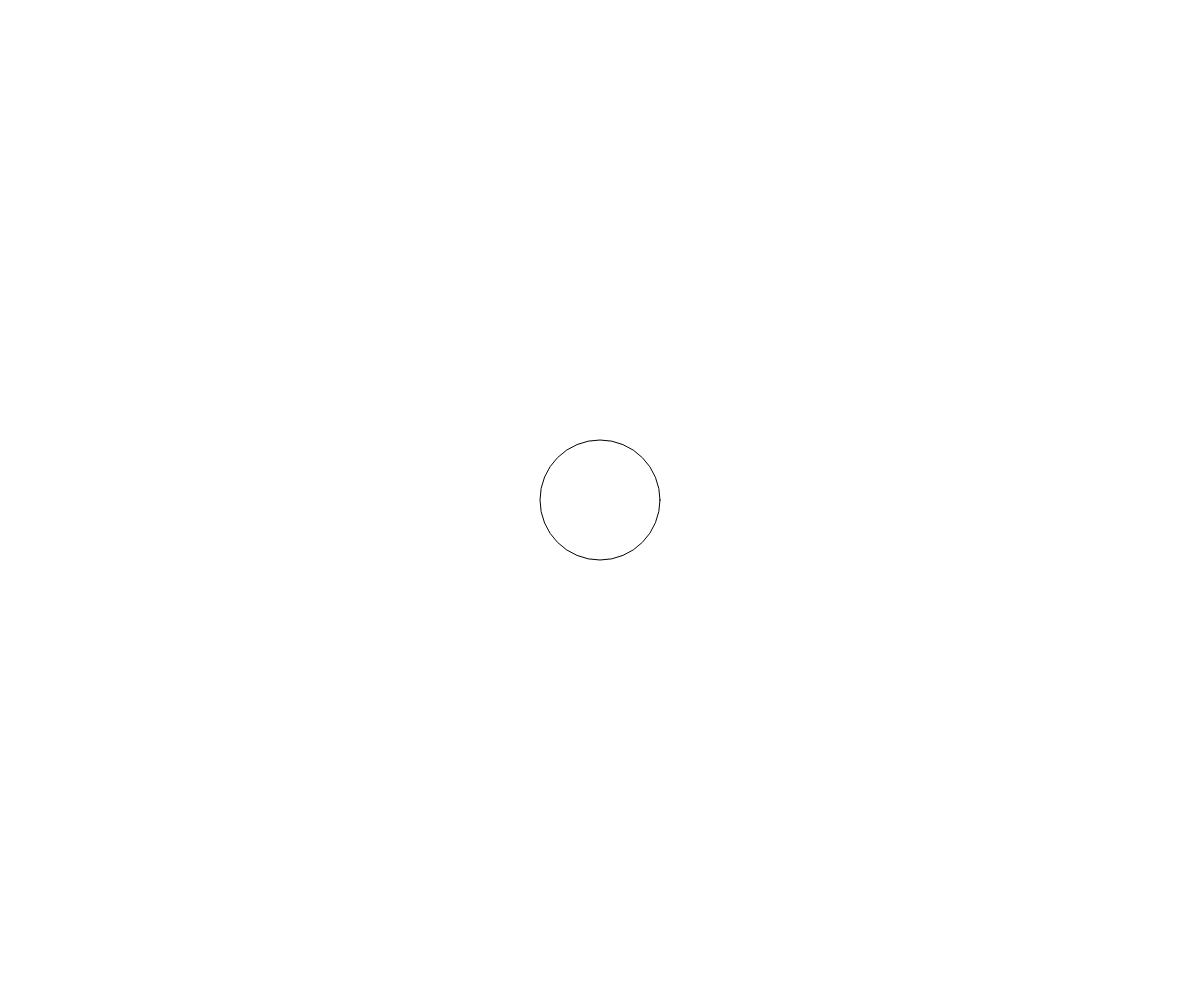
Frame 1 (no input)
Frame 60 (no input): identical to frame 1, image omitted
Frame 120 (the mouse pressed at the canvas centre since frame 60): identical to frame 1, image omitted

The p5.js sketch that drew this single still picture (run headless with seeded random() and noise() and a simulated clock; from frame 60 on, the mouse is pressed at the canvas centre):

// p5.js sketch
// ── sketch.js
function setup() {
	World.setup(windowWidth, windowHeight);
	
}

function draw() {
	background(255)
	World.draw();
	let p = World.w2s(createVector(0, 0));
	ellipse(p.x, p.y, World.w2s(0.1));
}

// ── World.js
class World{
    //wu = World Unit, px = pixel aka Screen unit

    static width;
    static height;

    static oW; //origin in wu
    static sCenter; //the screen center in px
    static cameraPos; //the position of the camera in wu

    //How many world units are visible on the xAxis
    static xViewSpanW = 2;

    //Zoom
    //=========================================
    static zoom = 1; //parameter controlling Camera zoom
    static targetZoom = 1; //target zoom for interpolation
    static targetZoomPrev = 1; //target zoom for interpolation
    static zoomMouseSpeed = 0.001; //How responisve to mouse wheel is the zoom, the higher the faster
    //=========================================

    //A vector containing the mouse position in px
    static mouseVec;

    //World2Screen Scalar coefficient
    static w2sk;
    //Screen2World Scalar coefficient
    static s2wk;

    static interpolator;

    //This function MUST be called in the sketch setup
    static setup(width, height){
        createCanvas(width, height);
        World.width = width;
        World.height = height;
        World.oW = createVector(0, 0);
        World.cameraPos = createVector(0, 0);
        World.sCenter = createVector(width/2, height/2);

        World.interpolator = new Interpolator(0.9, 1, 1, World.targetZoom, 0);
    }

    //This function MUST be called in the sketch setup
    static draw(){
        World.mouseVec = createVector(mouseX, mouseY);

        //Smoothing zoom transition
        //World.zoom = lerp(World.zoom, World.targetZoom, deltaTime * World.zoomDamp / 1000)
        World.zoom = World.interpolator.step(World.targetZoom, World.targetZoomPrev, deltaTime == 0 ? 0.00001 : deltaTime / 1000);
        World.xViewSpanW = World.zoom * World.zoom;
        World.w2sk = World.width / World.xViewSpanW;
        World.s2wk = 1 / World.w2sk;

        World.targetZoomPrev = World.targetZoom;

    }

    //Scalar World 2 Screen convertion
    static w2s(worldP = undefined){
        if(typeof worldP == "number")
            return worldP * World.w2sk;

        else if(typeof worldP == "object"){
            let screenP = worldP.copy().sub(World.cameraPos).mult(World.w2sk).add(World.sCenter);
            screenP.y *= -1; screenP.y += World.height;
            return screenP;
        }

        else if(worldP == undefined)
            throw "World.w2s needs a parameter";
        
    }

    //Scalar Screen 2 World convertion
    static s2w(screenP = undefined){
        if(typeof screenP == "number")
            return screenP * World.s2wk;

        else if(typeof screenP == "object"){
            screenP.y -= World.height; screenP.y *= -1;
            let worldP = screenP.copy().sub(World.sCenter).mult(World.s2wk).add(World.cameraPos);
            return worldP;
        }

        else if(screenP == undefined)
            throw "World.w2s needs a parameter";
    }
}


//Function triggered on mouse wheel change
function mouseWheel(event) {
    World.targetZoom += event.delta * World.zoomMouseSpeed;
    World.targetZoom = abs(World.targetZoom)

    //comment to eneable page scrolling
    return false;
}

class Interpolator{
    /**
     * This Interpolator class uses a Second Order System to generate an interpolated function y(t)
     * of the signal x(t). It solves for y + k1 y' + k2 y'' = x + k3 x'
     * @param {*} f The frequency of the system in Hz, it's the speed at which the system will respond to changes in the input
     * @param {*} z The damping coefficient of the system. How the system tends to settle at the target, 0 -> system undamped, (0, 1) -> system underdamped, [1, inf) -> no vibrations
     * @param {*} r The initial response of the system. 0 -> it takes time to begin accelerating from rest, r > 0 -> immediate reaction, r > 1 -> the system overshoots the target, r < 0 -> System anticipates the motion
     * @param {*} y0 y(0)
     * @param {*} yDer0 y'(0)
     */
    constructor(f, z, r, y0, yDer0){
        this.updateParameters(f, z, r);
        this.y = y0;
        this.yDer = yDer0;
    }

    updateParameters(f, z, r){
        this.f = f;
        this.r = r;
        this.z = z;

        this.k1 = z / (PI*f);
        this.k2 = 1 / sq(2*PI*f);
        this.k3 = r*z / (2*PI*f);
    }

    /**
     * Computes a step of the interpolation
     * @param {*} x x(t)
     * @param {*} xPrev x(t - dt)
     * @param {*} dt deltaTime [s]
     * @returns y(t + dt)
     */
    step(x, xPrev, dt){
        dt = min(dt, 0.8 * sqrt(4 * this.k2 +sq(this.k1))-this.k1)
        let xDer = (x - xPrev) / dt;
        this.y += dt*this.yDer;
        this.yDer += dt*(x + this.k3*xDer - this.y - this.k1*this.yDer)/this.k2;
        return this.y;
    }
}
